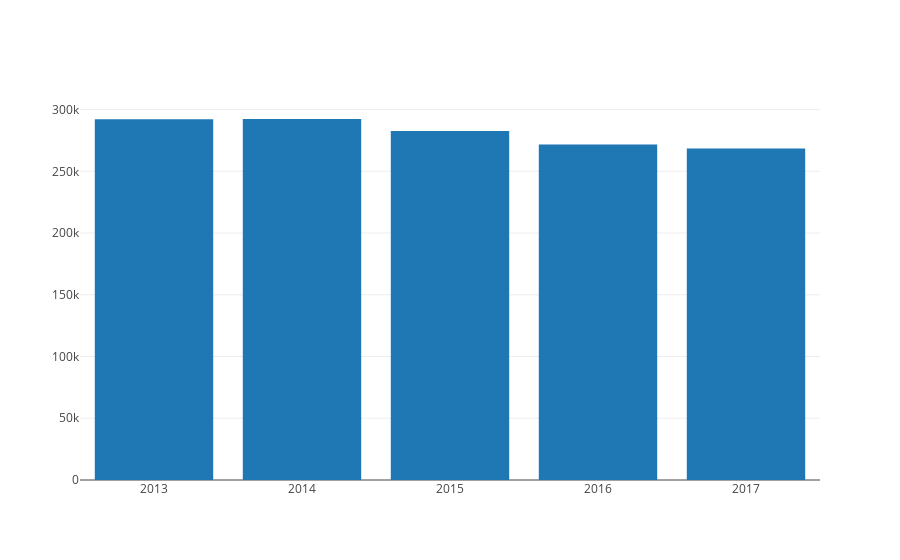

Notebook cell for this chart:
### Code cell
trace = go.Bar(x = ['2013', '2014', '2015', '2016', '2017'],
               y = [totalEmpregos2013.sum(), totalEmpregos2014.sum(), totalEmpregos2015.sum(), totalEmpregos2016.sum(), totalEmpregos2017.sum()])
data1 = [trace]
py.iplot(data1)

### Figure 1 — Plotly figure (JSON) as saved in the notebook; plotly's stock layout.template omitted (floating-point values rounded to 4 significant figures)
{"data": [{"type": "bar", "uid": "aa52a006-b349-448b-9934-d695d20f6376", "x": ["2013", "2014", "2015", "2016", "2017"], "y": [292144, 292351, 282678, 271707, 268498]}], "layout": {}}
